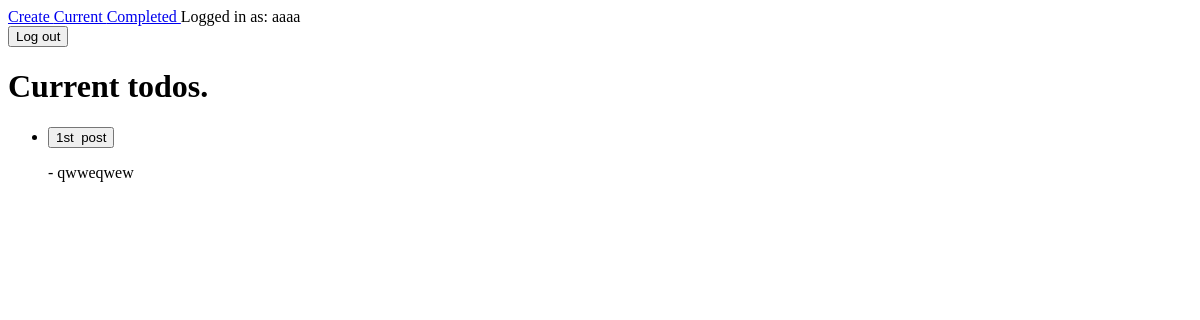
Before: /current/ (signed in) with the older database file.
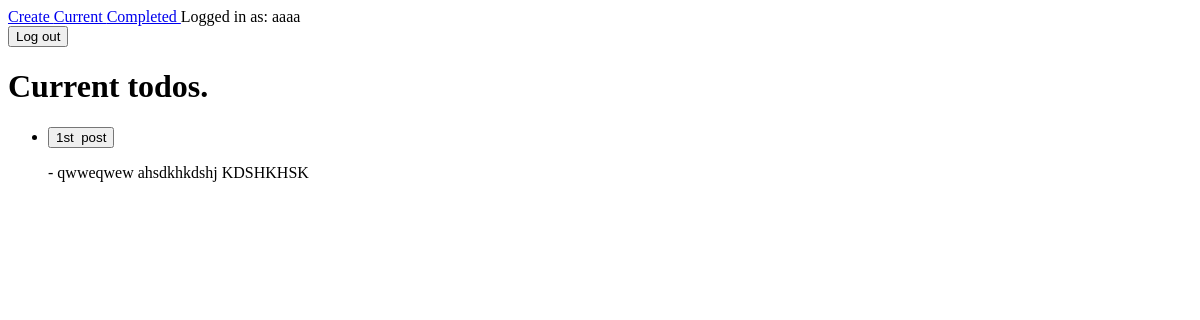
After: the same page with the newer database file.
### todo/models.py (models this page shows, shortened)
class TODO(models.Model):
    Title=models.CharField(max_length=100)
    memo=models.TextField(blank=True)
    created=models.DateTimeField(auto_now_add=True)
    Datecomplited=models.DateTimeField(null=True,blank=True)
    important=models.BooleanField(default=False)
    user=models.ForeignKey(User,on_delete=models.CASCADE)

### todo/views.py (the view)
# urls.py: path('current/', views.currenttodos, name='currenttodos'),
@login_required
def currenttodos(request):
    try:
        todo=TODO.objects.filter(user=request.user,Datecomplited__isnull=True) #True hunjel samma current todoma hunxa natra false bhayepaxi complete ma janxa
        return render(request,'todo/currenttodos.html',{'todos':todo})
    except TypeError:
        return HttpResponse('404 - Not Found')

### todo/templates/todo/currenttodos.html (shortened to what this page needs)
{% extends 'todo/base.html'%}
{%block content%}
<h1>Current todos.</h1>
{%for i in todos%}
<ul>
   <li> {%if i.important%}<b>{%endif%}
   <form method="GET" action='{%url 'viewtodo' i.id%}'>
   <input type='submit' value='{{i.Title}}'>
   </form>
   {%if i.important%}</b>{%endif%}- {{i.memo}}</li>
</ul>
{%endfor%}
{%endblock%}

Changed rows visible on the page:
changed TODO "1st post": memo "qwweqwew" → "qwweqwew ahsdkhkdshj KDSHKHSK"
